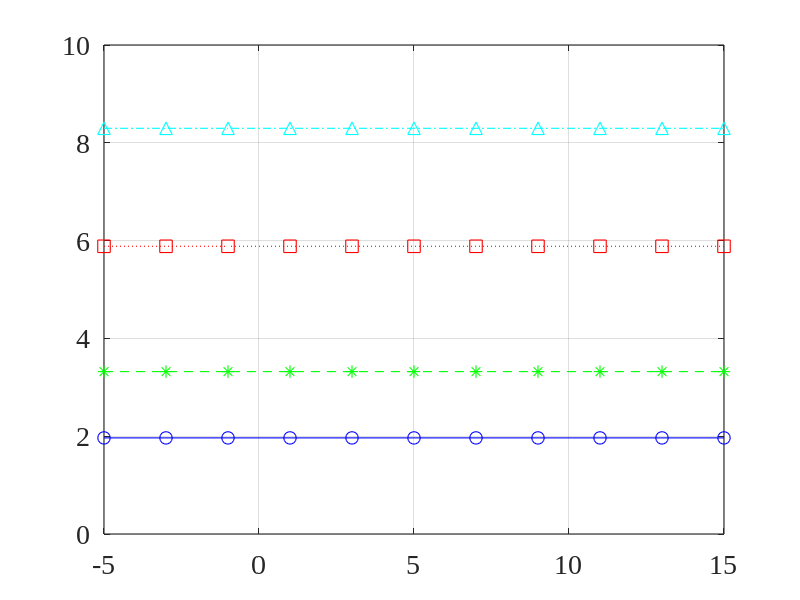
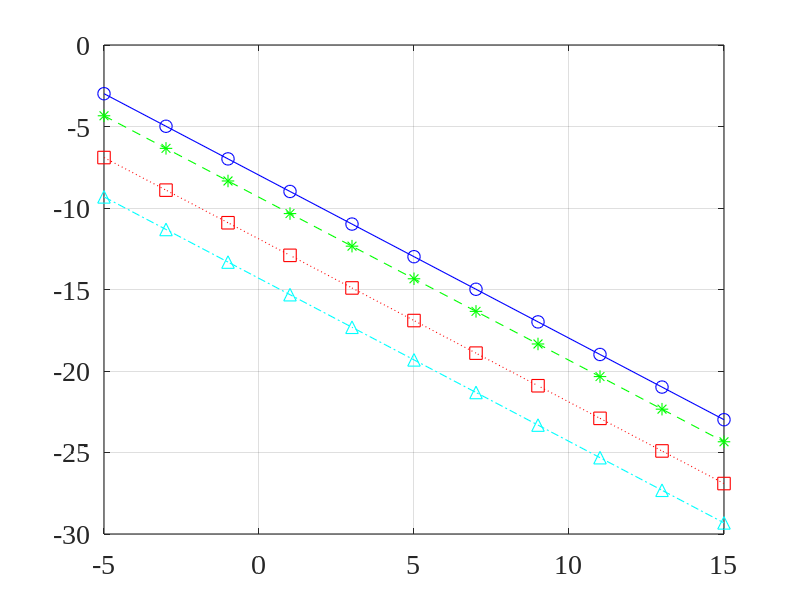

The MATLAB source for these figures, in order:
close all; clc; clear all;
linewd = 0.8;
hcfontsize = 20;
MarkerSize=9;

A0=0.5;
f0=0.1;
theta0=90*pi/180;   % direction of the desired source
theta1=0*pi/180;   % direction of the interference
alpha=0.1;          % ratio between the variance on the white noise and the interference
beta=0.9;
M_values=[10 20 50 100]; % Number of sensors
Rx1=A0^2;

iSNR_db_values=-5:15;  
Gain_dB_values=zeros(length(iSNR_db_values),length(M_values));
MSE_dB_values=zeros(length(iSNR_db_values),length(M_values));
for idxM=1:length(M_values)
    M=M_values(idxM);
    
    Rvw=alpha*eye(M);
    [t1,t2]=meshgrid(1:M,1:M);
    Rvi=beta.^(abs(t1-t2)*cos(theta1));
    Rv0=Rvi+Rvw;
    d=exp(-1i*2*pi*f0*(0:M-1)'*cos(theta0));
    Rx=Rx1*(d*d');
    i_i=[1; zeros(M-1,1)];
    for idxS=1:length(iSNR_db_values)
        iSNR_dB=iSNR_db_values(idxS);
        iSNR=10^(iSNR_dB/10);
        
        sigma_i2=Rx1/(1+alpha)/iSNR;
        Rv=sigma_i2*Rv0;
        Ry=Rx+Rv;
        
        [Qxp,Lambda_x]=eigs(Rx,1);
        h=Rv\Qxp/(Qxp'/Rv*Qxp)*Qxp'*i_i;
        
        oSNR=(h'*Rx*h)/(h'*Rv*h);
        oSNR_dB=10*log10(oSNR);
        Gain_dB_values(idxS,idxM)=oSNR_dB-iSNR_dB;
        
        MSE_dB_values(idxS,idxM)=10*log10( Rx1+h'*Ry*h-h'*Rx*i_i-i_i'*Rx*h );
    end
end

figure
plot(iSNR_db_values(1:2:end),Gain_dB_values(1:2:end,1),'-bo','linewidth',linewd, 'MarkerSize',MarkerSize);
hold on
plot(iSNR_db_values(1:2:end),Gain_dB_values(1:2:end,2),'--g*','linewidth',linewd, 'MarkerSize',MarkerSize);
plot(iSNR_db_values(1:2:end),Gain_dB_values(1:2:end,3),':rs','linewidth',linewd, 'MarkerSize',MarkerSize);
plot(iSNR_db_values(1:2:end),Gain_dB_values(1:2:end,4),'-.c^','linewidth',linewd, 'MarkerSize',MarkerSize);
hold off
set(gca, 'Color', [1, 1, 1]); 
set(gca, 'FontName', 'Times New Roman');
set(gca, 'FontSize', hcfontsize);
set(gca, 'LineWidth', linewd); 
box on; grid on;

figure
plot(iSNR_db_values(1:2:end),MSE_dB_values(1:2:end,1),'-bo','linewidth',linewd, 'MarkerSize',MarkerSize);
hold on
plot(iSNR_db_values(1:2:end),MSE_dB_values(1:2:end,2),'--g*','linewidth',linewd, 'MarkerSize',MarkerSize);
plot(iSNR_db_values(1:2:end),MSE_dB_values(1:2:end,3),':rs','linewidth',linewd, 'MarkerSize',MarkerSize);
plot(iSNR_db_values(1:2:end),MSE_dB_values(1:2:end,4),'-.c^','linewidth',linewd, 'MarkerSize',MarkerSize);
hold off
set(gca, 'Color', [1, 1, 1]); 
set(gca, 'FontName', 'Times New Roman');
set(gca, 'FontSize', hcfontsize);
set(gca, 'LineWidth', linewd); 
box on; grid on;
